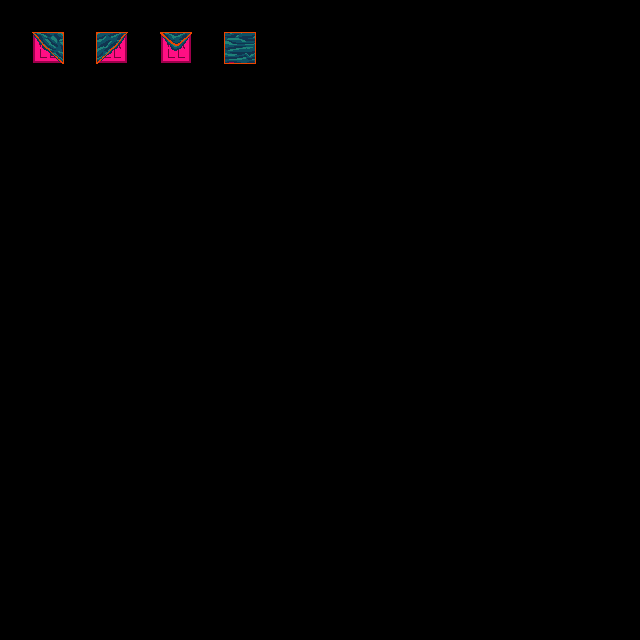

Tiled map render using the project's own tile images. Description and the whole map definition, tile-layer contents included, below:
An orthogonal 20x20 tile map with 32x32 px tiles, 3 tile layers (regions, input_walls, output_wall_collision), 2 tilesets.

<map version="1.9" tiledversion="1.9.0" orientation="orthogonal" renderorder="right-down" width="20" height="20" tilewidth="32" tileheight="32" infinite="0" nextlayerid="4" nextobjectid="1">
 <tileset firstgid="1" source="../../Tilesets/forest-terrain.tsx" />
 <tileset firstgid="65" source="../../Tilesets/wall-collisions.tsx" />
 <layer id="1" name="regions" width="20" height="20">
  <data encoding="csv">
0,0,0,0,0,0,0,0,0,0,0,0,0,0,0,0,0,0,0,0,
0,8,0,8,0,8,0,8,0,0,0,0,0,0,0,0,0,0,0,0,
0,0,0,0,0,0,0,0,0,0,0,0,0,0,0,0,0,0,0,0,
0,0,0,0,0,0,0,0,0,0,0,0,0,0,0,0,0,0,0,0,
0,0,0,0,0,0,0,0,0,0,0,0,0,0,0,0,0,0,0,0,
0,0,0,0,0,0,0,0,0,0,0,0,0,0,0,0,0,0,0,0,
0,0,0,0,0,0,0,0,0,0,0,0,0,0,0,0,0,0,0,0,
0,0,0,0,0,0,0,0,0,0,0,0,0,0,0,0,0,0,0,0,
0,0,0,0,0,0,0,0,0,0,0,0,0,0,0,0,0,0,0,0,
0,0,0,0,0,0,0,0,0,0,0,0,0,0,0,0,0,0,0,0,
0,0,0,0,0,0,0,0,0,0,0,0,0,0,0,0,0,0,0,0,
0,0,0,0,0,0,0,0,0,0,0,0,0,0,0,0,0,0,0,0,
0,0,0,0,0,0,0,0,0,0,0,0,0,0,0,0,0,0,0,0,
0,0,0,0,0,0,0,0,0,0,0,0,0,0,0,0,0,0,0,0,
0,0,0,0,0,0,0,0,0,0,0,0,0,0,0,0,0,0,0,0,
0,0,0,0,0,0,0,0,0,0,0,0,0,0,0,0,0,0,0,0,
0,0,0,0,0,0,0,0,0,0,0,0,0,0,0,0,0,0,0,0,
0,0,0,0,0,0,0,0,0,0,0,0,0,0,0,0,0,0,0,0,
0,0,0,0,0,0,0,0,0,0,0,0,0,0,0,0,0,0,0,0,
0,0,0,0,0,0,0,0,0,0,0,0,0,0,0,0,0,0,0,0
</data>
 </layer>
 <layer id="2" name="input_walls" width="20" height="20">
  <data encoding="csv">
0,0,0,0,0,0,0,0,0,0,0,0,0,0,0,0,0,0,0,0,
0,51,0,53,0,60,0,52,0,0,0,0,0,0,0,0,0,0,0,0,
0,0,0,0,0,0,0,0,0,0,0,0,0,0,0,0,0,0,0,0,
0,0,0,0,0,0,0,0,0,0,0,0,0,0,0,0,0,0,0,0,
0,0,0,0,0,0,0,0,0,0,0,0,0,0,0,0,0,0,0,0,
0,0,0,0,0,0,0,0,0,0,0,0,0,0,0,0,0,0,0,0,
0,0,0,0,0,0,0,0,0,0,0,0,0,0,0,0,0,0,0,0,
0,0,0,0,0,0,0,0,0,0,0,0,0,0,0,0,0,0,0,0,
0,0,0,0,0,0,0,0,0,0,0,0,0,0,0,0,0,0,0,0,
0,0,0,0,0,0,0,0,0,0,0,0,0,0,0,0,0,0,0,0,
0,0,0,0,0,0,0,0,0,0,0,0,0,0,0,0,0,0,0,0,
0,0,0,0,0,0,0,0,0,0,0,0,0,0,0,0,0,0,0,0,
0,0,0,0,0,0,0,0,0,0,0,0,0,0,0,0,0,0,0,0,
0,0,0,0,0,0,0,0,0,0,0,0,0,0,0,0,0,0,0,0,
0,0,0,0,0,0,0,0,0,0,0,0,0,0,0,0,0,0,0,0,
0,0,0,0,0,0,0,0,0,0,0,0,0,0,0,0,0,0,0,0,
0,0,0,0,0,0,0,0,0,0,0,0,0,0,0,0,0,0,0,0,
0,0,0,0,0,0,0,0,0,0,0,0,0,0,0,0,0,0,0,0,
0,0,0,0,0,0,0,0,0,0,0,0,0,0,0,0,0,0,0,0,
0,0,0,0,0,0,0,0,0,0,0,0,0,0,0,0,0,0,0,0
</data>
 </layer>
 <layer id="3" name="output_wall_collision" width="20" height="20">
  <data encoding="csv">
0,0,0,0,0,0,0,0,0,0,0,0,0,0,0,0,0,0,0,0,
0,65,0,67,0,69,0,66,0,0,0,0,0,0,0,0,0,0,0,0,
0,0,0,0,0,0,0,0,0,0,0,0,0,0,0,0,0,0,0,0,
0,0,0,0,0,0,0,0,0,0,0,0,0,0,0,0,0,0,0,0,
0,0,0,0,0,0,0,0,0,0,0,0,0,0,0,0,0,0,0,0,
0,0,0,0,0,0,0,0,0,0,0,0,0,0,0,0,0,0,0,0,
0,0,0,0,0,0,0,0,0,0,0,0,0,0,0,0,0,0,0,0,
0,0,0,0,0,0,0,0,0,0,0,0,0,0,0,0,0,0,0,0,
0,0,0,0,0,0,0,0,0,0,0,0,0,0,0,0,0,0,0,0,
0,0,0,0,0,0,0,0,0,0,0,0,0,0,0,0,0,0,0,0,
0,0,0,0,0,0,0,0,0,0,0,0,0,0,0,0,0,0,0,0,
0,0,0,0,0,0,0,0,0,0,0,0,0,0,0,0,0,0,0,0,
0,0,0,0,0,0,0,0,0,0,0,0,0,0,0,0,0,0,0,0,
0,0,0,0,0,0,0,0,0,0,0,0,0,0,0,0,0,0,0,0,
0,0,0,0,0,0,0,0,0,0,0,0,0,0,0,0,0,0,0,0,
0,0,0,0,0,0,0,0,0,0,0,0,0,0,0,0,0,0,0,0,
0,0,0,0,0,0,0,0,0,0,0,0,0,0,0,0,0,0,0,0,
0,0,0,0,0,0,0,0,0,0,0,0,0,0,0,0,0,0,0,0,
0,0,0,0,0,0,0,0,0,0,0,0,0,0,0,0,0,0,0,0,
0,0,0,0,0,0,0,0,0,0,0,0,0,0,0,0,0,0,0,0
</data>
 </layer>
</map>
